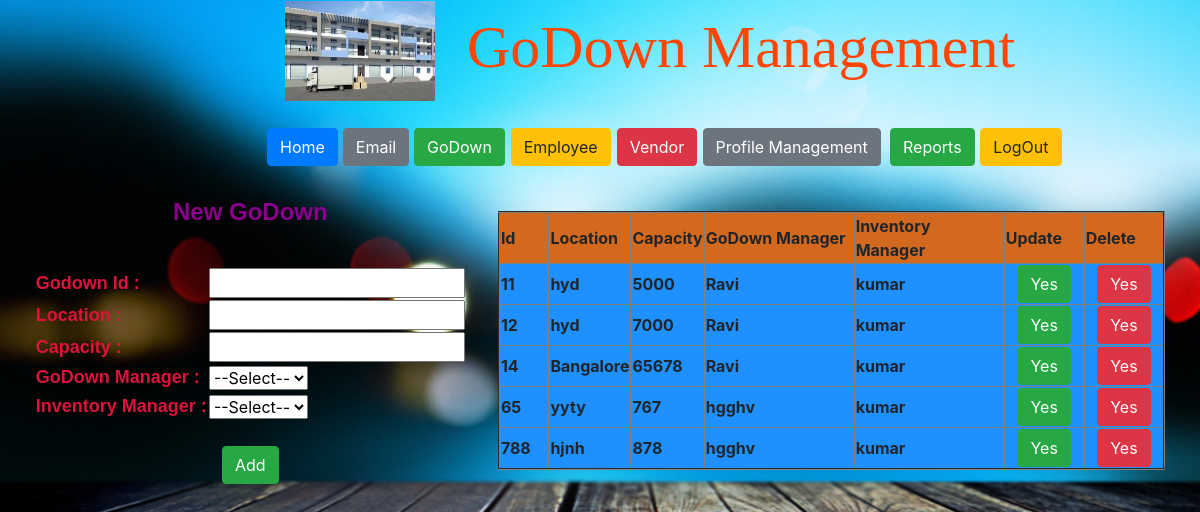
Screenshot of /gd_admin/admin_godown/ with the database file from the repository.
### gd_admin/models.py (models this page shows)
class GoDown(models.Model):
    godown_id = models.IntegerField(primary_key=True)
    location = models.CharField(max_length=30)
    capacity = models.IntegerField()
    godown_manager = models.CharField(max_length=50)
    inventory_manager = models.CharField(max_length=50)

### gd_admin/views.py (the view)
# urls.py: path('admin_godown/', views.admin_GoDown, name='admin_godown'),
def admin_GoDown(request):
    qs = GoDown.objects.all()
    qs1 = Employee.objects.filter(designation='GoDown Manager')
    qs2 = Employee.objects.filter(designation='Inventory Manager')
    return render(request,'gd_admin/admin_godown.html',{'godown_data':qs,'gd_manager_name':qs1,'inventory_name':qs2})

### templates/gd_admin/admin_godown.html (shortened to what this page needs)
<!DOCTYPE html>
<html lang="en">
<head>
{% load staticfiles %}
</head>
<body  background="{% static 'images/gd1.jpg' %}">
{% include 'gd_home/title.html' %}
{% include 'gd_admin/admin_menu.html' %}
<br>
<table align="center">
    <tr>
        <th>
            <form action="{% url 'admin_add_godown' %}" method="post">
<table align="center">
    <tr>
        <th colspan="2">
            <center><font size="5" color="#8b008b" face="Arial ">
               New GoDown<br><br>
            </font></center>
        </th>
    </tr>
    <tr>
        <th><font size="4" color="#dc143c" face="Arial"> Godown Id :</font></th>
        <th><input type="number" required name="godown_id"></th>
    </tr>
    <tr>
        <th><font size="4" color="#dc143c" face="Arial">Location :</font></th>
        <th><input type="text" required name="location"></th>
    </tr>
    <tr>
        <th><font size="4" color="#dc143c" face="Arial">Capacity :</font></th>
        <th><input type="text" required name="capacity"></th>
    </tr>
    <tr>
        <th><font size="4" color="#dc143c" face="Arial">GoDown Manager :</font></th>
        <th><select name="godown_manager">
                <option>--Select--</option>
        </select></th>
    </tr>
    <tr>
        <th><font size="4" color="#dc143c" face="Arial">Inventory Manager :</font></th>
        <th><select name="inventory_manager">
                <option>--Select--</option>
        </select></th>
    </tr>
    <tr>
        <th colspan="2"><br>
            <center><button type="submit" class="btn btn-success">Add</button></center>
        </th>
    </tr>
    <tr>
        <th colspan="2">
        </th>
    </tr>
</table>
</form>
        </th>
    <th width="30"></th>
        {% if godown_data %}
        <th>
            <table align="center" border="2">
                <tr bgcolor="#d2691e">
                    <th width="50">Id</th>
                    <th width="80">Location</th>
                    <th width="50">Capacity</th>
                    <th width="150">GoDown Manager</th>
                    <th width="150">Inventory Manager</th>
                    <th width="80">Update</th>
                    <th width="80">Delete</th>
                </tr>
                {% for x in godown_data %}
                    <tr bgcolor="#1e90ff">
                    <th width="50">{{ x.godown_id }}</th>
                    <th width="80">{{ x.location }}</th>
                    <th width="50">{{ x.capacity }}</th>
                    <th width="150">{{ x.godown_manager }}</th>
                    <th width="150">{{ x.inventory_manager }}</th>
                    <th width="80">
                        <form action="{% url 'update_godown' %}" method="post">
                            <center><button type="submit" class="btn btn-success">Yes</button></center>
                        </form>
                    </th>
                    <th width="80">
                        <form action="{% url 'admin_delete_godown' %}" method="post">
                            <center><button type="submit" class="btn btn-danger">Yes</button></center>
                        </form>
                    </th>
                </tr>
                {% endfor %}
            </table>
        </th>
        {% endif %}
    </tr>
</table>
</body>
</html>

### templates/gd_admin/admin_godown.html (style rules this page uses)
body { text-align: center; background-size: cover; background-repeat:no-repeat; }

### rows the page displays
GoDown: godown_id "11", location "hyd", capacity "5000", godown_manager "Ravi", inventory_manager "kumar"
GoDown: godown_id "12", location "hyd", capacity "7000", godown_manager "Ravi", inventory_manager "kumar"
GoDown: godown_id "14", location "Bangalore", capacity "65678", godown_manager "Ravi", inventory_manager "kumar"
GoDown: godown_id "65", location "yyty", capacity "767", godown_manager "hgghv", inventory_manager "kumar"
GoDown: godown_id "788", location "hjnh", capacity "878", godown_manager "hgghv", inventory_manager "kumar"
